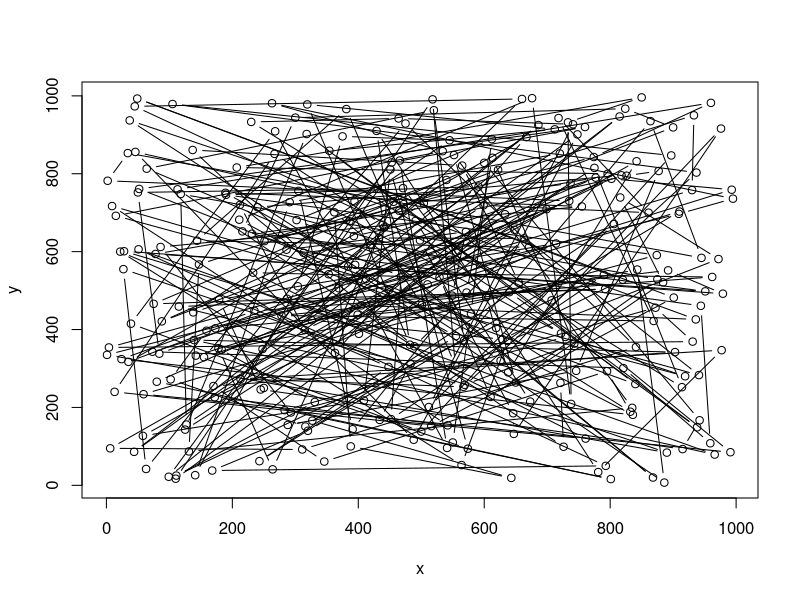

Write the R code that produced this figure. (Note: this script raises an error after producing the figure.)
###########################################
# Description
################

# The Travelling Salesman Problem (TSP) is one of the most intensively studied problems in optimizations research. 

# The problem is formulated as follows:
# Given a list of cities and the pairiwse distances between each city, what is the shortest possible 
# route that connects each city exactly once

# Despite it's easy problem formulation, the TSP is NP-hard and computationally expensive. 
# It is possible that the running time for any algorithm for the TSP increases superpolynomially with the number of cities/nodes

# Here I list several methods which attempt to 'solve' the TSP
# 1) Brutue Forcing - Consider all n! possible routes and choose the one which minimizes the total travelled distance.
# 2) Nearest Neighbour - Beginning with an initial node, iteratively pick the next subsequent node as the node which is closest to the previous node 
# 3) 2 opt - Beginning with an initial route, randomly permute two nodes and accept the new route only if the total distance is minimzed 
# 4) Simmulated Anealling - An extension on local descent algorithms with the ability to escape local minima. 
#                           Local minima are escaped through the use of a decaying temperature + acceptance function in which 'worse' solutions are accepted
#                           as intemediary routes with probability roughly proportional to the change in solution between iterations and 
#                           roughly inversely proportional with the number of iterations  

# Method 1 is compuationally prohibitive for any non-small n and therefore is not considered in this syntax. 
# Method 2 by far offers the quickest solution which reasonably approximates the global solution. However is known to produce local minima.
# Method 3 is a 'greedy' local descent algorithm which iteratively improves the route and will in the long term produce a more optimal solution than method 2
# Method 4 is the slowest, however with the addition of an acceptance function (similar to the Metropolis Hastings Algorithm), has the unique ability to escape local minima.
# Here I consider using method 2 to build an iniial framework for simulated annealing. 

# Note that in this syntax I have sacrificed some computation speed in order to produce live plot animations of how the route and cost function are changing over time.
# However by updating the plot only once every 0.1 seconds if an improved solution is available, the cost of plotting is greatly reduced
# After running a few microbenchmarks, the bottleneck is in computation of the total distance
#################################################

cities <- 300 
df <- data.frame(x = sample(1000, cities), y = sample(1000, cities))
plot(df, type = 'b')

dist_mtx <- as.matrix(dist(df))

# compute the total distance given the ordering of the cities in the path
distance <- function(order){
  total_distance <- 0
  for (i in 1:(length(order)-1)) {
    total_distance <- total_distance + dist[order[i], order[i+1]]
  }
  return(total_distance)
} # Execution takes 0.2 milliseconds for n = 300 cities. Execution took 0.6 milliseconds without use of a distance matrix 

# swap 3 randomly picked cities in the ordering
swap <- function(order) {
  swaps <- 3
  indices <- sample(1:length(order), swaps); temp <- rep(0,swaps)
  for (i in 1:swaps){
    temp[i] = order[indices[i]]
  }
  for (j in 1:(swaps-1)){
    order[indices[j]] = temp[j+1]
  }
  order[indices[swaps]] = temp[1]
  return(order)
} # Execution takes 0.008 milliseconds and speed seems mostly independent of n.

# returns the probability with which a solution should be accepted
accptFun <- function(delE, t) {
  return(1/(1+exp(delE/t)))
}

# Initialization
t = 1e4; order <- 1:cities; E <- distance(order = order); iter <- 1; Error <- c(E)

{
startTime <- currentTime <- proc.time()["elapsed"]
wait <- 15
par(mfrow = c(1,2))
while(proc.time() - startTime < wait) {
  newOrder <- swap(order = order)
  newE <- distance(order = newOrder)
  
  rand <- runif(1, min = 0, max = 1)
  acpt <- accptFun(newE - E, t)
  
  if(rand <= acpt) {
    delE <- newE - E
    
    cat("Iteration: ", iter, ", Time: ", proc.time() - startTime, "Temperature: ", t, "\n")
    cat("Order: ", order, ", New Order: ", newOrder, "\n")
    cat("Total Distance: ", E, "Del E: ", delE, ", New Total Distance: ", newE, "\n")
    cat("\n\n")
    
    E <- newE
    order <- newOrder
    t <- t * 0.9
    iter <- iter + 1
    Error[iter] = E
    plot(x,y); lines(df[order,])
    plot(1:iter, Error, xlab = "Iterations", ylab = "Total Distance", type = "l")
    Sys.sleep(0.075)
  }
}
}

# plot(x,y); lines(df[order,])
